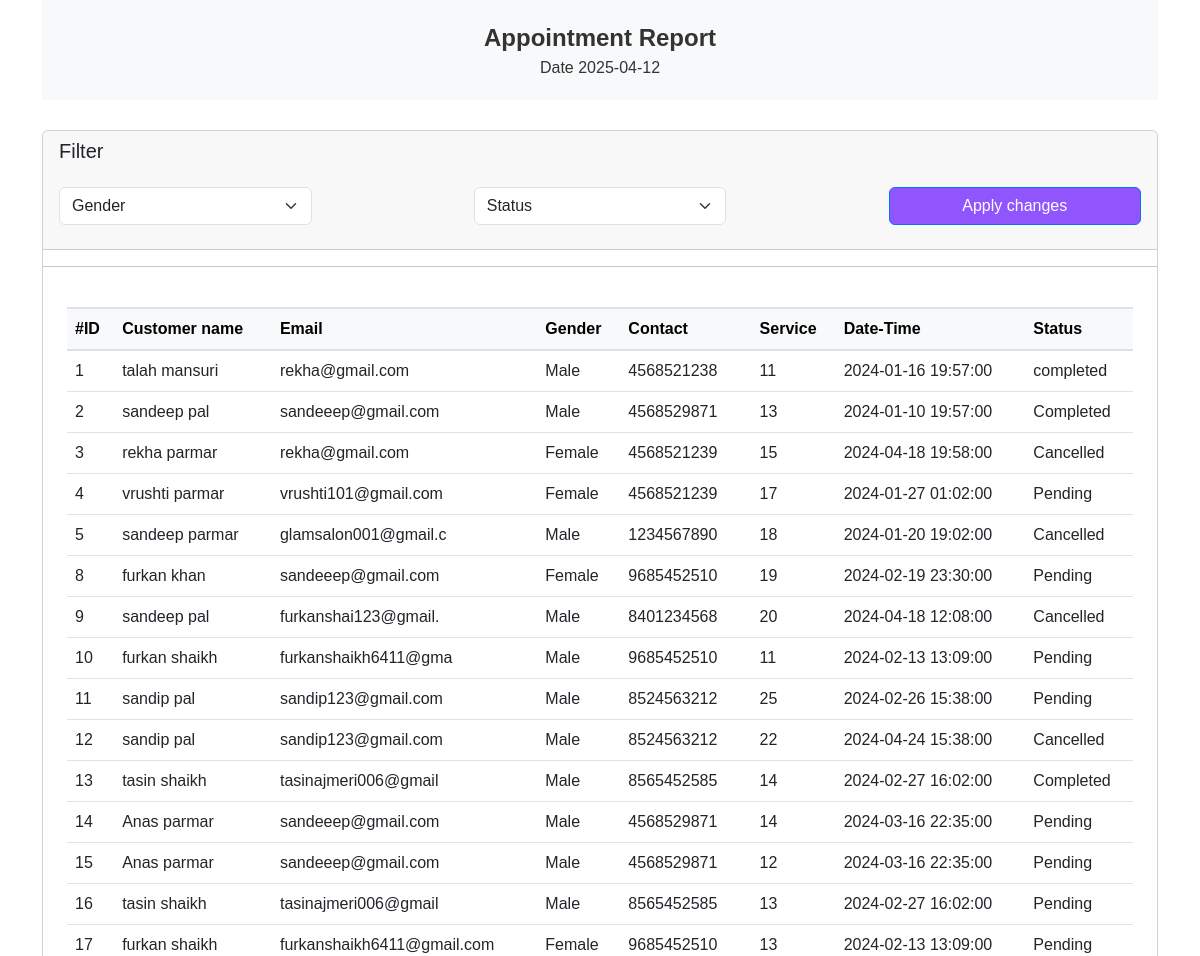
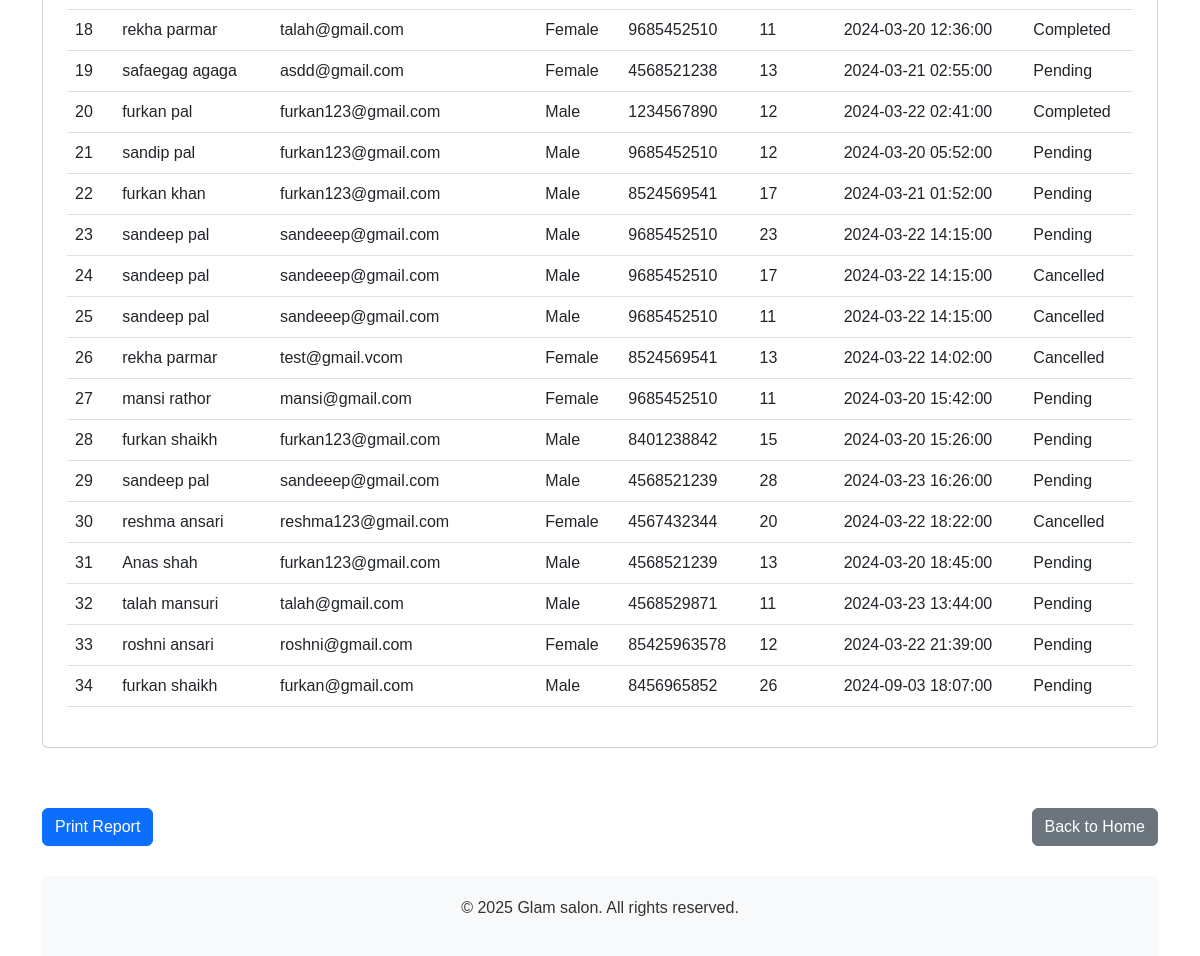
Screenshot of /admin_panel/html/appointment_report.php with the database file from the repository (2 pictures, top to bottom).
### tables this page shows
CREATE TABLE `tbl_appointment` (
  `appointment_id` int(10) NOT NULL,
  `first_name` varchar(10) NOT NULL,
  `last_name` varchar(10) NOT NULL,
  `gender` varchar(10) NOT NULL,
  `email` varchar(50) NOT NULL,
  `contact` bigint(20) NOT NULL,
  `service` int(11) NOT NULL,
  `message` varchar(50) NOT NULL,
  `appointment_date` datetime NOT NULL,
  `status` varchar(10) NOT NULL,
  `customer_id` int(11) NOT NULL
);

### admin_panel/html/appointment_report.php (the view, shortened to what this page needs)
<?php
$connection = mysqli_connect("localhost", "root", "", "projectdb");
if ($_SERVER["REQUEST_METHOD"] == "POST") {
    $gender = $_POST['ProductCategory'];
    $status = $_POST['ProductStock'];
    $date = $_POST['date'];
    $sql = "SELECT * FROM tbl_appointment WHERE 1=1";
    if (!empty($gender)) {
        $sql .= " AND gender = '$gender'";
    }
    if (!empty($status)) {
        $sql .= " AND status = '$status'";
    }
    $query = mysqli_query($connection, $sql);
} else {
    $query = mysqli_query($connection, "SELECT * FROM tbl_appointment");
}
?>
<!DOCTYPE html>
<html lang="en">
<head>
    <link rel="stylesheet" href="https://cdnjs.cloudflare.com/ajax/libs/twitter-bootstrap/5.3.0/css/bootstrap.min.css">
    <link rel="stylesheet" href="../assets/css/report.css" />
</head>
<body>
    <div class="container">
        <div class="header">
            <div class="title">Appointment Report</div>
            <div class="subtitle">Date <?php echo date('Y-m-d'); ?></div>
        </div>
        <div class="card">
            <div class="card-header">
                <h5 class="card-title">Filter</h5>
                <form method="POST" action="<?php echo htmlspecialchars($_SERVER["PHP_SELF"]); ?>">
                    <div class="d-flex justify-content-between align-items-center row py-3 gap-3 gap-md-0">
                        <div class="col-md-3 product_category">
                            <select name="ProductCategory" class="form-select text-capitalize" fdprocessedid="enmacn">
                                <option value="">Gender</option>
                            </select>
                        </div>
                        <div class="col-md-3 product_stock">
                            <select name="ProductStock" class="form-select text-capitalize" fdprocessedid="9ja308">
                                <option value="">Status</option>
                            </select>
                        </div>
                        <div class="col-md-3">
                            <button type="submit" class="btn btn-primary" style="width: 100%; background-color:#9055fd">Apply changes</button>
                        </div>
                    </div>
                </form>
            </div>
            <hr />
            <div class="table-responsive text-nowrap m-4">
                <table class="table" id="myTable">
                    <thead class="table-light">
                        <tr>
                            <th>#ID</th>
                            <th>Customer name</th>
                            <th>Email</th>
                            <th>Gender</th>
                            <th>Contact</th>
                            <th>Service</th>
                            <th>Date-Time</th>
                            <th>Status</th>
                        </tr>
                    </thead>
                    <tbody class="table-border-bottom-0">
                        <?php
                        while ($col = mysqli_fetch_array($query)) {
                            echo "<tr>
                                    <td>{$col['appointment_id']}</td>
                                    <td>{$col['first_name']} {$col['last_name']}</td>
                                    <td>{$col['email']}</td>
                                    <td>{$col['gender']}</td>
                                    <td>{$col['contact']}</td>
                                    <td>{$col['service']}</td>
                                    <td>{$col['appointment_date']}</td>
                                    <td>{$col['status']}</td>
                                </tr>";
                        }
                        ?>
                    </tbody>
                </table>
            </div>
        </div>
        <div class="report-content">
        </div>
        <div class="row">
            <div class="col-md-6">
                <button class="btn btn-primary" onclick="window.print()">Print Report</button>
            </div>
            <div class="col-md-6 text-end">
                <a href="index.php" class="btn btn-secondary">Back to Home</a>
            </div>
        </div>
        <div class="footer">
            <p>&copy; <?php echo date('Y'); ?> Glam salon. All rights reserved.</p>
        </div>
    </div>
</body>
</html>

### admin_panel/assets/css/report.css (style rules this page uses)
body { font-family: Arial, sans-serif; }
.header { background-color: #f8f9fa; color: #333; padding: 20px 0; text-align: center; margin-bottom: 30px; }
.title { font-size: 24px; font-weight: bold; }
.report-content { padding: 30px; }
.footer { background-color: #f8f9fa; color: #333; padding: 20px 0; text-align: center; margin-top: 30px; }
.table thead { background-color: #e9ecef; color: #333; border-top: 2px solid #dee2e6; border-bottom: 2px solid #dee2e6; }
.table thead th { border: none; font-weight: bold; vertical-align: middle; }
.table tbody td { vertical-align: middle; }

### rows the page displays
tbl_appointment: appointment_id "1", first_name "talah", last_name "mansuri", email "rekha@gmail.com", gender "Male", contact "4568521238", service "11", appointment_date "2024-01-16 19:57:00", status "completed"
tbl_appointment: appointment_id "2", first_name "sandeep", last_name "pal", email "sandeeep@gmail.com", gender "Male", contact "4568529871", service "13", appointment_date "2024-01-10 19:57:00", status "Completed"
tbl_appointment: appointment_id "3", first_name "rekha", last_name "parmar", email "rekha@gmail.com", gender "Female", contact "4568521239", service "15", appointment_date "2024-04-18 19:58:00", status "Cancelled"
tbl_appointment: appointment_id "4", first_name "vrushti", last_name "parmar", email "vrushti101@gmail.com", gender "Female", contact "4568521239", service "17", appointment_date "2024-01-27 01:02:00", status "Pending"
tbl_appointment: appointment_id "5", first_name "sandeep", last_name "parmar", email "glamsalon001@gmail.c", gender "Male", contact "1234567890", service "18", appointment_date "2024-01-20 19:02:00", status "Cancelled"
tbl_appointment: appointment_id "8", first_name "furkan", last_name "khan", email "sandeeep@gmail.com", gender "Female", contact "9685452510", service "19", appointment_date "2024-02-19 23:30:00", status "Pending"
tbl_appointment: appointment_id "9", first_name "sandeep", last_name "pal", email "furkanshai123@gmail.", gender "Male", contact "8401234568", service "20", appointment_date "2024-04-18 12:08:00", status "Cancelled"
tbl_appointment: appointment_id "10", first_name "furkan", last_name "shaikh", email "furkanshaikh6411@gma", gender "Male", contact "9685452510", service "11", appointment_date "2024-02-13 13:09:00", status "Pending"
tbl_appointment: appointment_id "11", first_name "sandip", last_name "pal", email "sandip123@gmail.com", gender "Male", contact "8524563212", service "25", appointment_date "2024-02-26 15:38:00", status "Pending"
tbl_appointment: appointment_id "12", first_name "sandip", last_name "pal", email "sandip123@gmail.com", gender "Male", contact "8524563212", service "22", appointment_date "2024-04-24 15:38:00", status "Cancelled"
tbl_appointment: appointment_id "13", first_name "tasin", last_name "shaikh", email "tasinajmeri006@gmail", gender "Male", contact "8565452585", service "14", appointment_date "2024-02-27 16:02:00", status "Completed"
tbl_appointment: appointment_id "14", first_name "Anas", last_name "parmar", email "sandeeep@gmail.com", gender "Male", contact "4568529871", service "14", appointment_date "2024-03-16 22:35:00", status "Pending"
tbl_appointment: appointment_id "15", first_name "Anas", last_name "parmar", email "sandeeep@gmail.com", gender "Male", contact "4568529871", service "12", appointment_date "2024-03-16 22:35:00", status "Pending"
tbl_appointment: appointment_id "16", first_name "tasin", last_name "shaikh", email "tasinajmeri006@gmail", gender "Male", contact "8565452585", service "13", appointment_date "2024-02-27 16:02:00", status "Pending"
tbl_appointment: appointment_id "17", first_name "furkan", last_name "shaikh", email "furkanshaikh6411@gmail.com", gender "Female", contact "9685452510", service "13", appointment_date "2024-02-13 13:09:00", status "Pending"
tbl_appointment: appointment_id "18", first_name "rekha", last_name "parmar", email "talah@gmail.com", gender "Female", contact "9685452510", service "11", appointment_date "2024-03-20 12:36:00", status "Completed"
tbl_appointment: appointment_id "19", first_name "safaegag", last_name "agaga", email "asdd@gmail.com", gender "Female", contact "4568521238", service "13", appointment_date "2024-03-21 02:55:00", status "Pending"
tbl_appointment: appointment_id "20", first_name "furkan", last_name "pal", email "furkan123@gmail.com", gender "Male", contact "1234567890", service "12", appointment_date "2024-03-22 02:41:00", status "Completed"
tbl_appointment: appointment_id "21", first_name "sandip", last_name "pal", email "furkan123@gmail.com", gender "Male", contact "9685452510", service "12", appointment_date "2024-03-20 05:52:00", status "Pending"
tbl_appointment: appointment_id "22", first_name "furkan", last_name "khan", email "furkan123@gmail.com", gender "Male", contact "8524569541", service "17", appointment_date "2024-03-21 01:52:00", status "Pending"
tbl_appointment: appointment_id "23", first_name "sandeep", last_name "pal", email "sandeeep@gmail.com", gender "Male", contact "9685452510", service "23", appointment_date "2024-03-22 14:15:00", status "Pending"
tbl_appointment: appointment_id "24", first_name "sandeep", last_name "pal", email "sandeeep@gmail.com", gender "Male", contact "9685452510", service "17", appointment_date "2024-03-22 14:15:00", status "Cancelled"
tbl_appointment: appointment_id "25", first_name "sandeep", last_name "pal", email "sandeeep@gmail.com", gender "Male", contact "9685452510", service "11", appointment_date "2024-03-22 14:15:00", status "Cancelled"
tbl_appointment: appointment_id "26", first_name "rekha", last_name "parmar", email "test@gmail.vcom", gender "Female", contact "8524569541", service "13", appointment_date "2024-03-22 14:02:00", status "Cancelled"
tbl_appointment: appointment_id "27", first_name "mansi", last_name "rathor", email "mansi@gmail.com", gender "Female", contact "9685452510", service "11", appointment_date "2024-03-20 15:42:00", status "Pending"
tbl_appointment: appointment_id "28", first_name "furkan", last_name "shaikh", email "furkan123@gmail.com", gender "Male", contact "8401238842", service "15", appointment_date "2024-03-20 15:26:00", status "Pending"
tbl_appointment: appointment_id "29", first_name "sandeep", last_name "pal", email "sandeeep@gmail.com", gender "Male", contact "4568521239", service "28", appointment_date "2024-03-23 16:26:00", status "Pending"
tbl_appointment: appointment_id "30", first_name "reshma", last_name "ansari", email "reshma123@gmail.com", gender "Female", contact "4567432344", service "20", appointment_date "2024-03-22 18:22:00", status "Cancelled"
tbl_appointment: appointment_id "31", first_name "Anas", last_name "shah", email "furkan123@gmail.com", gender "Male", contact "4568521239", service "13", appointment_date "2024-03-20 18:45:00", status "Pending"
tbl_appointment: appointment_id "32", first_name "talah", last_name "mansuri", email "talah@gmail.com", gender "Male", contact "4568529871", service "11", appointment_date "2024-03-23 13:44:00", status "Pending"
tbl_appointment: appointment_id "33", first_name "roshni", last_name "ansari", email "roshni@gmail.com", gender "Female", contact "85425963578", service "12", appointment_date "2024-03-22 21:39:00", status "Pending"
tbl_appointment: appointment_id "34", first_name "furkan", last_name "shaikh", email "furkan@gmail.com", gender "Male", contact "8456965852", service "26", appointment_date "2024-09-03 18:07:00", status "Pending"
